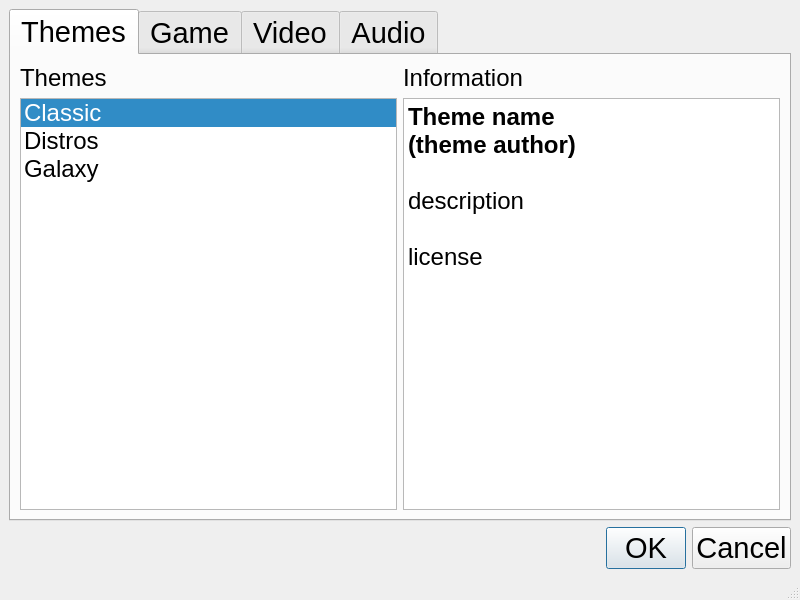
<?xml version="1.0" encoding="UTF-8"?>
<ui version="4.0">
 <class>MainWindow</class>
 <widget class="QMainWindow" name="MainWindow">
  <property name="geometry">
   <rect>
    <x>0</x>
    <y>0</y>
    <width>800</width>
    <height>600</height>
   </rect>
  </property>
  <property name="windowTitle">
   <string>MainWindow</string>
  </property>
  <widget class="QWidget" name="centralwidget">
   <layout class="QVBoxLayout" name="verticalLayout">
    <item>
     <widget class="QTabWidget" name="tabWidget">
      <property name="font">
       <font>
        <pointsize>22</pointsize>
       </font>
      </property>
      <property name="currentIndex">
       <number>0</number>
      </property>
      <widget class="QWidget" name="tab">
       <attribute name="title">
        <string>Themes</string>
       </attribute>
       <layout class="QGridLayout" name="gridLayout">
        <item row="0" column="0">
         <widget class="QLabel" name="label">
          <property name="font">
           <font>
            <pointsize>18</pointsize>
           </font>
          </property>
          <property name="text">
           <string>Themes</string>
          </property>
         </widget>
        </item>
        <item row="0" column="1">
         <widget class="QLabel" name="label_2">
          <property name="font">
           <font>
            <pointsize>18</pointsize>
           </font>
          </property>
          <property name="text">
           <string>Information</string>
          </property>
         </widget>
        </item>
        <item row="1" column="1">
         <widget class="QTextBrowser" name="textBrowser">
          <property name="font">
           <font>
            <pointsize>18</pointsize>
           </font>
          </property>
          <property name="html">
           <string>&lt;!DOCTYPE HTML PUBLIC &quot;-//W3C//DTD HTML 4.0//EN&quot; &quot;http://www.w3.org/TR/REC-html40/strict.dtd&quot;&gt;
&lt;html&gt;&lt;head&gt;&lt;meta name=&quot;qrichtext&quot; content=&quot;1&quot; /&gt;&lt;style type=&quot;text/css&quot;&gt;
p, li { white-space: pre-wrap; }
&lt;/style&gt;&lt;/head&gt;&lt;body style=&quot; font-family:'MS Shell Dlg 2'; font-size:18pt; font-weight:400; font-style:normal;&quot;&gt;
&lt;p style=&quot; margin-top:0px; margin-bottom:0px; margin-left:0px; margin-right:0px; -qt-block-indent:0; text-indent:0px;&quot;&gt;&lt;span style=&quot; font-weight:600;&quot;&gt;Theme name&lt;/span&gt;&lt;/p&gt;
&lt;p style=&quot; margin-top:0px; margin-bottom:0px; margin-left:0px; margin-right:0px; -qt-block-indent:0; text-indent:0px;&quot;&gt;&lt;span style=&quot; font-weight:600;&quot;&gt;(theme author)&lt;/span&gt;&lt;/p&gt;
&lt;p style=&quot;-qt-paragraph-type:empty; margin-top:0px; margin-bottom:0px; margin-left:0px; margin-right:0px; -qt-block-indent:0; text-indent:0px; font-weight:600;&quot;&gt;&lt;/p&gt;
&lt;p style=&quot; margin-top:0px; margin-bottom:0px; margin-left:0px; margin-right:0px; -qt-block-indent:0; text-indent:0px;&quot;&gt;description&lt;/p&gt;
&lt;p style=&quot;-qt-paragraph-type:empty; margin-top:0px; margin-bottom:0px; margin-left:0px; margin-right:0px; -qt-block-indent:0; text-indent:0px;&quot;&gt;&lt;/p&gt;
&lt;p style=&quot; margin-top:0px; margin-bottom:0px; margin-left:0px; margin-right:0px; -qt-block-indent:0; text-indent:0px;&quot;&gt;license&lt;/p&gt;&lt;/body&gt;&lt;/html&gt;</string>
          </property>
         </widget>
        </item>
        <item row="1" column="0">
         <widget class="QListWidget" name="listWidget">
          <property name="font">
           <font>
            <pointsize>18</pointsize>
           </font>
          </property>
          <property name="currentRow">
           <number>0</number>
          </property>
          <item>
           <property name="text">
            <string>Classic</string>
           </property>
           <property name="flags">
            <set>ItemIsSelectable|ItemIsEnabled</set>
           </property>
          </item>
          <item>
           <property name="text">
            <string>Distros</string>
           </property>
          </item>
          <item>
           <property name="text">
            <string>Galaxy</string>
           </property>
          </item>
         </widget>
        </item>
       </layout>
      </widget>
      <widget class="QWidget" name="tab_4">
       <attribute name="title">
        <string>Game</string>
       </attribute>
       <layout class="QGridLayout" name="gridLayout_2">
        <item row="0" column="0">
         <widget class="QLabel" name="label_3">
          <property name="text">
           <string>Mouse sensitivity</string>
          </property>
         </widget>
        </item>
        <item row="0" column="1">
         <widget class="QCheckBox" name="checkBox">
          <property name="text">
           <string>Use dynamic camera</string>
          </property>
          <property name="checked">
           <bool>true</bool>
          </property>
         </widget>
        </item>
        <item row="1" column="0">
         <widget class="QSlider" name="horizontalSlider">
          <property name="orientation">
           <enum>Qt::Horizontal</enum>
          </property>
         </widget>
        </item>
        <item row="1" column="1" rowspan="4">
         <widget class="QFrame" name="frame">
          <property name="frameShape">
           <enum>QFrame::StyledPanel</enum>
          </property>
          <property name="frameShadow">
           <enum>QFrame::Raised</enum>
          </property>
          <layout class="QVBoxLayout" name="verticalLayout_3">
           <item>
            <widget class="QLabel" name="label_5">
             <property name="text">
              <string>Dynamic camera effect</string>
             </property>
            </widget>
           </item>
           <item>
            <widget class="QSlider" name="horizontalSlider_2">
             <property name="orientation">
              <enum>Qt::Horizontal</enum>
             </property>
            </widget>
           </item>
           <item>
            <widget class="QCheckBox" name="checkBox_2">
             <property name="text">
              <string>Horizontal only</string>
             </property>
            </widget>
           </item>
           <item>
            <spacer name="verticalSpacer">
             <property name="orientation">
              <enum>Qt::Vertical</enum>
             </property>
             <property name="sizeHint" stdset="0">
              <size>
               <width>20</width>
               <height>40</height>
              </size>
             </property>
            </spacer>
           </item>
          </layout>
         </widget>
        </item>
        <item row="3" column="0">
         <widget class="QLabel" name="label_4">
          <property name="text">
           <string>Game difficulty</string>
          </property>
         </widget>
        </item>
        <item row="4" column="0">
         <widget class="QFrame" name="frame_2">
          <property name="frameShape">
           <enum>QFrame::StyledPanel</enum>
          </property>
          <property name="frameShadow">
           <enum>QFrame::Raised</enum>
          </property>
          <layout class="QVBoxLayout" name="verticalLayout_2">
           <item>
            <widget class="QRadioButton" name="radioButton">
             <property name="text">
              <string>Easy</string>
             </property>
            </widget>
           </item>
           <item>
            <widget class="QRadioButton" name="radioButton_2">
             <property name="text">
              <string>Medium</string>
             </property>
            </widget>
           </item>
           <item>
            <widget class="QRadioButton" name="radioButton_3">
             <property name="text">
              <string>Classic</string>
             </property>
             <property name="checked">
              <bool>true</bool>
             </property>
            </widget>
           </item>
          </layout>
         </widget>
        </item>
        <item row="5" column="0">
         <spacer name="verticalSpacer_2">
          <property name="orientation">
           <enum>Qt::Vertical</enum>
          </property>
          <property name="sizeHint" stdset="0">
           <size>
            <width>20</width>
            <height>40</height>
           </size>
          </property>
         </spacer>
        </item>
       </layout>
      </widget>
      <widget class="QWidget" name="tab_2">
       <attribute name="title">
        <string>Video</string>
       </attribute>
       <layout class="QHBoxLayout" name="horizontalLayout">
        <item>
         <layout class="QVBoxLayout" name="verticalLayout_4">
          <item>
           <widget class="QLabel" name="label_6">
            <property name="font">
             <font>
              <pointsize>22</pointsize>
             </font>
            </property>
            <property name="text">
             <string>Screen resolution</string>
            </property>
           </widget>
          </item>
          <item>
           <widget class="QListWidget" name="listWidget_2">
            <property name="font">
             <font>
              <pointsize>22</pointsize>
             </font>
            </property>
            <item>
             <property name="text">
              <string>640x480</string>
             </property>
            </item>
            <item>
             <property name="text">
              <string>800x480</string>
             </property>
            </item>
            <item>
             <property name="text">
              <string>800x600</string>
             </property>
            </item>
            <item>
             <property name="text">
              <string>1024x600</string>
             </property>
            </item>
            <item>
             <property name="text">
              <string>1024x768</string>
             </property>
            </item>
            <item>
             <property name="text">
              <string>1280x720</string>
             </property>
            </item>
            <item>
             <property name="text">
              <string>1280x800</string>
             </property>
            </item>
            <item>
             <property name="text">
              <string>1280x960</string>
             </property>
            </item>
            <item>
             <property name="text">
              <string>1280x1024</string>
             </property>
            </item>
            <item>
             <property name="text">
              <string>1360x768</string>
             </property>
            </item>
            <item>
             <property name="text">
              <string>1366x768</string>
             </property>
            </item>
            <item>
             <property name="text">
              <string>1440x900</string>
             </property>
            </item>
            <item>
             <property name="text">
              <string>1600x1200</string>
             </property>
            </item>
            <item>
             <property name="text">
              <string>1680x1050</string>
             </property>
            </item>
            <item>
             <property name="text">
              <string>1920x1080</string>
             </property>
            </item>
            <item>
             <property name="text">
              <string>1920x1200</string>
             </property>
            </item>
           </widget>
          </item>
          <item>
           <widget class="QCheckBox" name="checkBox_3">
            <property name="font">
             <font>
              <pointsize>22</pointsize>
             </font>
            </property>
            <property name="text">
             <string>Full screen</string>
            </property>
           </widget>
          </item>
         </layout>
        </item>
        <item>
         <widget class="QTabWidget" name="tabWidget_3">
          <property name="font">
           <font>
            <pointsize>22</pointsize>
           </font>
          </property>
          <property name="currentIndex">
           <number>0</number>
          </property>
          <widget class="QWidget" name="tab_5">
           <attribute name="title">
            <string>Simple</string>
           </attribute>
           <layout class="QVBoxLayout" name="verticalLayout_6">
            <item>
             <widget class="QLabel" name="label_7">
              <property name="text">
               <string>Graphic details</string>
              </property>
             </widget>
            </item>
            <item>
             <widget class="QListWidget" name="listWidget_3">
              <property name="font">
               <font>
                <pointsize>22</pointsize>
               </font>
              </property>
              <property name="currentRow">
               <number>0</number>
              </property>
              <item>
               <property name="text">
                <string>Low</string>
               </property>
              </item>
              <item>
               <property name="text">
                <string>Medium</string>
               </property>
              </item>
              <item>
               <property name="text">
                <string>High</string>
               </property>
              </item>
             </widget>
            </item>
           </layout>
          </widget>
          <widget class="QWidget" name="tabWidget_3Page1">
           <attribute name="title">
            <string>Advanced</string>
           </attribute>
           <layout class="QVBoxLayout" name="verticalLayout_7">
            <item>
             <widget class="QCheckBox" name="checkBox_4">
              <property name="font">
               <font>
                <pointsize>22</pointsize>
               </font>
              </property>
              <property name="text">
               <string>Shadows</string>
              </property>
             </widget>
            </item>
            <item>
             <widget class="QCheckBox" name="checkBox_5">
              <property name="font">
               <font>
                <pointsize>22</pointsize>
               </font>
              </property>
              <property name="text">
               <string>VSync</string>
              </property>
             </widget>
            </item>
            <item>
             <widget class="QLabel" name="label_8">
              <property name="font">
               <font>
                <pointsize>22</pointsize>
               </font>
              </property>
              <property name="text">
               <string>Tile detalization</string>
              </property>
             </widget>
            </item>
            <item>
             <widget class="QSlider" name="horizontalSlider_3">
              <property name="font">
               <font>
                <pointsize>22</pointsize>
               </font>
              </property>
              <property name="maximum">
               <number>3</number>
              </property>
              <property name="orientation">
               <enum>Qt::Horizontal</enum>
              </property>
             </widget>
            </item>
            <item>
             <widget class="QLabel" name="label_9">
              <property name="font">
               <font>
                <pointsize>22</pointsize>
               </font>
              </property>
              <property name="text">
               <string>Texture filtering</string>
              </property>
             </widget>
            </item>
            <item>
             <widget class="QListWidget" name="listWidget_4">
              <property name="font">
               <font>
                <pointsize>22</pointsize>
               </font>
              </property>
              <property name="currentRow">
               <number>0</number>
              </property>
              <item>
               <property name="text">
                <string>None</string>
               </property>
              </item>
              <item>
               <property name="text">
                <string>Bilinear</string>
               </property>
              </item>
              <item>
               <property name="text">
                <string>Trilinear</string>
               </property>
              </item>
              <item>
               <property name="text">
                <string>Anisotropic</string>
               </property>
              </item>
             </widget>
            </item>
            <item>
             <widget class="QLabel" name="label_10">
              <property name="font">
               <font>
                <pointsize>22</pointsize>
               </font>
              </property>
              <property name="text">
               <string>Antialiasing</string>
              </property>
             </widget>
            </item>
            <item>
             <widget class="QSlider" name="horizontalSlider_4">
              <property name="font">
               <font>
                <pointsize>22</pointsize>
               </font>
              </property>
              <property name="maximum">
               <number>5</number>
              </property>
              <property name="orientation">
               <enum>Qt::Horizontal</enum>
              </property>
             </widget>
            </item>
           </layout>
          </widget>
         </widget>
        </item>
       </layout>
      </widget>
      <widget class="QWidget" name="tab_3">
       <attribute name="title">
        <string>Audio</string>
       </attribute>
       <layout class="QGridLayout" name="gridLayout_3">
        <item row="0" column="0">
         <widget class="QCheckBox" name="checkBox_6">
          <property name="text">
           <string>Main volume</string>
          </property>
          <property name="checked">
           <bool>true</bool>
          </property>
         </widget>
        </item>
        <item row="0" column="1">
         <widget class="QLabel" name="label_12">
          <property name="text">
           <string>Information</string>
          </property>
         </widget>
        </item>
        <item row="1" column="0">
         <widget class="QFrame" name="frame_4">
          <property name="frameShape">
           <enum>QFrame::StyledPanel</enum>
          </property>
          <property name="frameShadow">
           <enum>QFrame::Raised</enum>
          </property>
          <layout class="QVBoxLayout" name="verticalLayout_5">
           <item>
            <widget class="QSlider" name="horizontalSlider_5">
             <property name="orientation">
              <enum>Qt::Horizontal</enum>
             </property>
            </widget>
           </item>
           <item>
            <widget class="QCheckBox" name="checkBox_7">
             <property name="text">
              <string>Music volume</string>
             </property>
             <property name="checked">
              <bool>true</bool>
             </property>
            </widget>
           </item>
           <item>
            <widget class="QSlider" name="horizontalSlider_6">
             <property name="orientation">
              <enum>Qt::Horizontal</enum>
             </property>
            </widget>
           </item>
           <item>
            <widget class="QCheckBox" name="checkBox_8">
             <property name="text">
              <string>Effects volume</string>
             </property>
             <property name="checked">
              <bool>true</bool>
             </property>
            </widget>
           </item>
           <item>
            <widget class="QSlider" name="horizontalSlider_7">
             <property name="orientation">
              <enum>Qt::Horizontal</enum>
             </property>
            </widget>
           </item>
          </layout>
         </widget>
        </item>
        <item row="1" column="1" rowspan="3">
         <widget class="QTextBrowser" name="textBrowser_2">
          <property name="html">
           <string>&lt;!DOCTYPE HTML PUBLIC &quot;-//W3C//DTD HTML 4.0//EN&quot; &quot;http://www.w3.org/TR/REC-html40/strict.dtd&quot;&gt;
&lt;html&gt;&lt;head&gt;&lt;meta name=&quot;qrichtext&quot; content=&quot;1&quot; /&gt;&lt;style type=&quot;text/css&quot;&gt;
p, li { white-space: pre-wrap; }
&lt;/style&gt;&lt;/head&gt;&lt;body style=&quot; font-family:'MS Shell Dlg 2'; font-size:22pt; font-weight:400; font-style:normal;&quot;&gt;
&lt;p style=&quot; margin-top:0px; margin-bottom:0px; margin-left:0px; margin-right:0px; -qt-block-indent:0; text-indent:0px;&quot;&gt;&lt;span style=&quot; font-size:18pt; font-weight:600;&quot;&gt;Pack name&lt;/span&gt;&lt;/p&gt;
&lt;p style=&quot; margin-top:0px; margin-bottom:0px; margin-left:0px; margin-right:0px; -qt-block-indent:0; text-indent:0px;&quot;&gt;&lt;span style=&quot; font-size:18pt; font-weight:600;&quot;&gt;(theme author)&lt;/span&gt;&lt;/p&gt;
&lt;p style=&quot;-qt-paragraph-type:empty; margin-top:0px; margin-bottom:0px; margin-left:0px; margin-right:0px; -qt-block-indent:0; text-indent:0px; font-size:18pt; font-weight:600;&quot;&gt;&lt;/p&gt;
&lt;p style=&quot; margin-top:0px; margin-bottom:0px; margin-left:0px; margin-right:0px; -qt-block-indent:0; text-indent:0px;&quot;&gt;&lt;span style=&quot; font-size:18pt;&quot;&gt;Tracklist and tracks authors&lt;/span&gt;&lt;/p&gt;
&lt;p style=&quot;-qt-paragraph-type:empty; margin-top:0px; margin-bottom:0px; margin-left:0px; margin-right:0px; -qt-block-indent:0; text-indent:0px; font-size:18pt;&quot;&gt;&lt;/p&gt;
&lt;p style=&quot; margin-top:0px; margin-bottom:0px; margin-left:0px; margin-right:0px; -qt-block-indent:0; text-indent:0px;&quot;&gt;&lt;span style=&quot; font-size:18pt;&quot;&gt;license&lt;/span&gt;&lt;/p&gt;&lt;/body&gt;&lt;/html&gt;</string>
          </property>
         </widget>
        </item>
        <item row="2" column="0">
         <widget class="QLabel" name="label_11">
          <property name="text">
           <string>Music pacs</string>
          </property>
         </widget>
        </item>
        <item row="3" column="0">
         <widget class="QListWidget" name="listWidget_5">
          <property name="font">
           <font>
            <pointsize>18</pointsize>
           </font>
          </property>
          <property name="currentRow">
           <number>-1</number>
          </property>
          <item>
           <property name="text">
            <string>Classic</string>
           </property>
           <property name="checkState">
            <enum>Checked</enum>
           </property>
           <property name="flags">
            <set>ItemIsSelectable|ItemIsEnabled</set>
           </property>
          </item>
          <item>
           <property name="text">
            <string>Distros</string>
           </property>
           <property name="checkState">
            <enum>Checked</enum>
           </property>
          </item>
          <item>
           <property name="text">
            <string>Galaxy</string>
           </property>
           <property name="checkState">
            <enum>Checked</enum>
           </property>
          </item>
         </widget>
        </item>
       </layout>
      </widget>
     </widget>
    </item>
    <item>
     <widget class="QDialogButtonBox" name="buttonBox">
      <property name="font">
       <font>
        <pointsize>22</pointsize>
       </font>
      </property>
      <property name="standardButtons">
       <set>QDialogButtonBox::Cancel|QDialogButtonBox::Ok</set>
      </property>
     </widget>
    </item>
   </layout>
  </widget>
  <widget class="QMenuBar" name="menubar">
   <property name="geometry">
    <rect>
     <x>0</x>
     <y>0</y>
     <width>800</width>
     <height>21</height>
    </rect>
   </property>
  </widget>
  <widget class="QStatusBar" name="statusbar"/>
 </widget>
 <resources/>
 <connections>
  <connection>
   <sender>checkBox</sender>
   <signal>toggled(bool)</signal>
   <receiver>frame</receiver>
   <slot>setEnabled(bool)</slot>
   <hints>
    <hint type="sourcelabel">
     <x>483</x>
     <y>69</y>
    </hint>
    <hint type="destinationlabel">
     <x>483</x>
     <y>147</y>
    </hint>
   </hints>
  </connection>
  <connection>
   <sender>checkBox_6</sender>
   <signal>toggled(bool)</signal>
   <receiver>frame_4</receiver>
   <slot>setEnabled(bool)</slot>
   <hints>
    <hint type="sourcelabel">
     <x>66</x>
     <y>70</y>
    </hint>
    <hint type="destinationlabel">
     <x>97</x>
     <y>159</y>
    </hint>
   </hints>
  </connection>
  <connection>
   <sender>checkBox_7</sender>
   <signal>toggled(bool)</signal>
   <receiver>horizontalSlider_6</receiver>
   <slot>setEnabled(bool)</slot>
   <hints>
    <hint type="sourcelabel">
     <x>97</x>
     <y>135</y>
    </hint>
    <hint type="destinationlabel">
     <x>97</x>
     <y>159</y>
    </hint>
   </hints>
  </connection>
  <connection>
   <sender>checkBox_8</sender>
   <signal>toggled(bool)</signal>
   <receiver>horizontalSlider_7</receiver>
   <slot>setEnabled(bool)</slot>
   <hints>
    <hint type="sourcelabel">
     <x>97</x>
     <y>183</y>
    </hint>
    <hint type="destinationlabel">
     <x>97</x>
     <y>207</y>
    </hint>
   </hints>
  </connection>
 </connections>
</ui>
